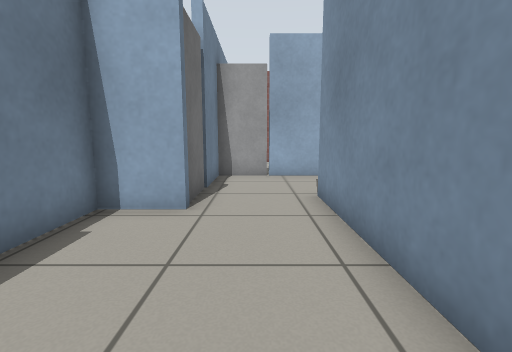
View 1 (above)

16 first-person views from a walk through a robot-simulator world made for Gazebo. The camera is 0.72 m above the floor, tilts 8° down and sees 85° across. The floor is counted in squares, 0.5 m on a side. Each view is taken from the middle of a square. On the plan, view 1 faces up. The plan holds only what a view shows up to about 14 squares ahead; the rest is blank. The place goes on beyond the plan. Robots are left out. Gazebo's built-in surfaces are drawn with simple patterns.

View 2
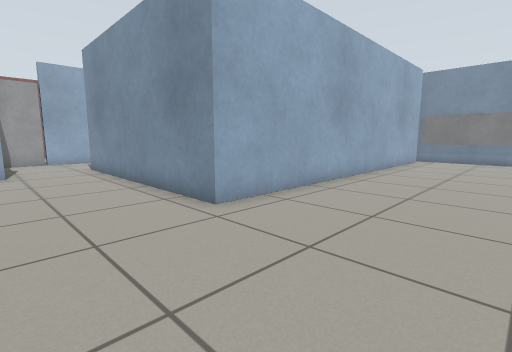

View 3
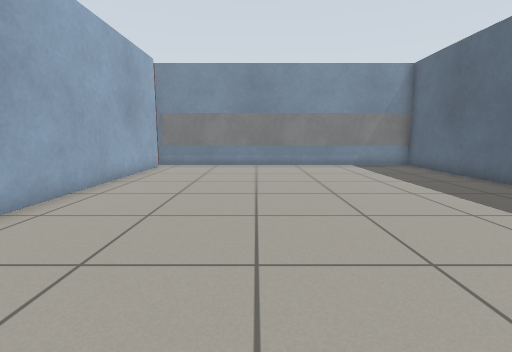

View 4
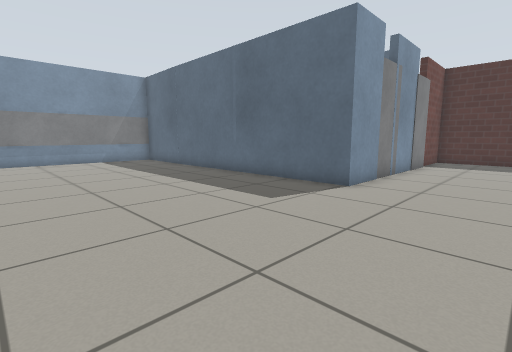

View 5
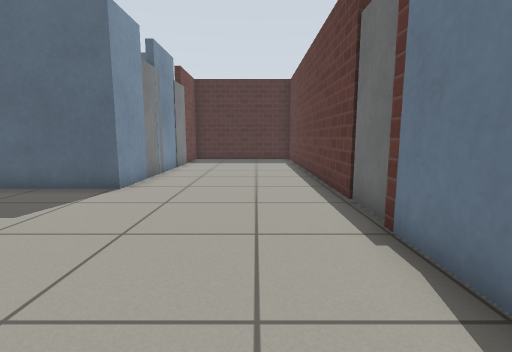

View 6
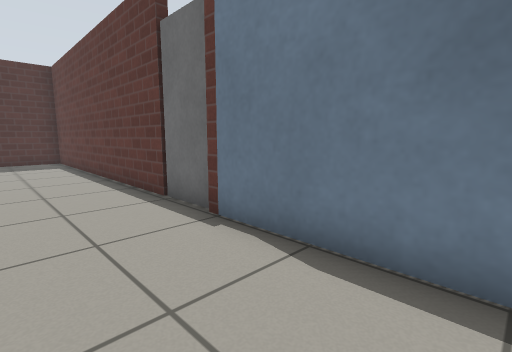

View 7
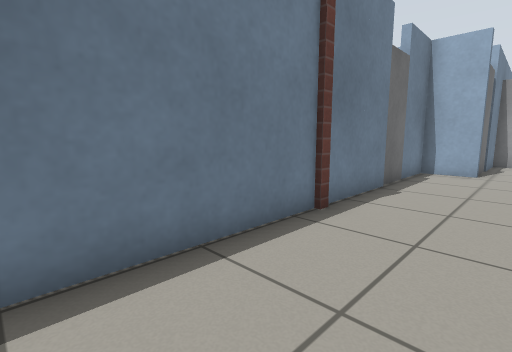

View 8
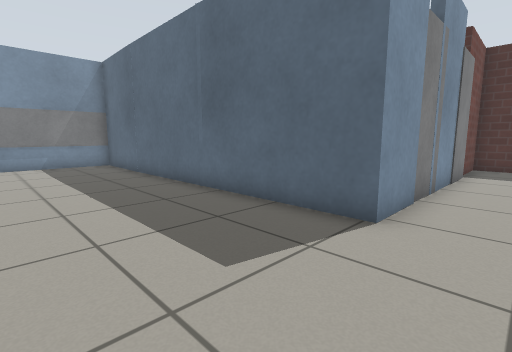

View 9
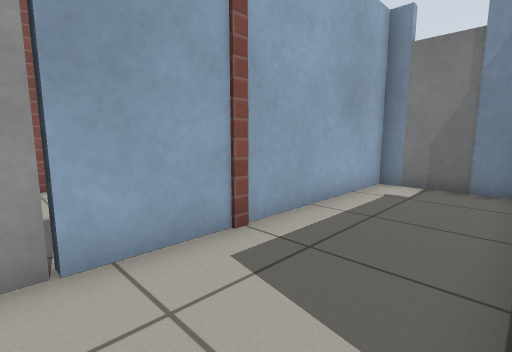

View 10
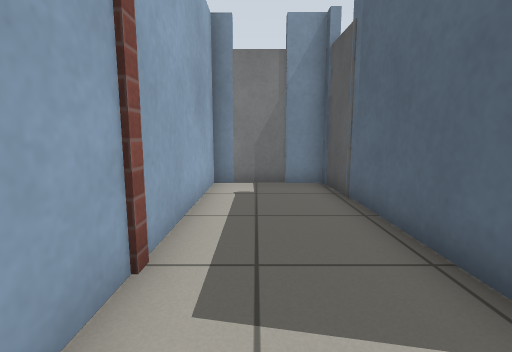

View 11
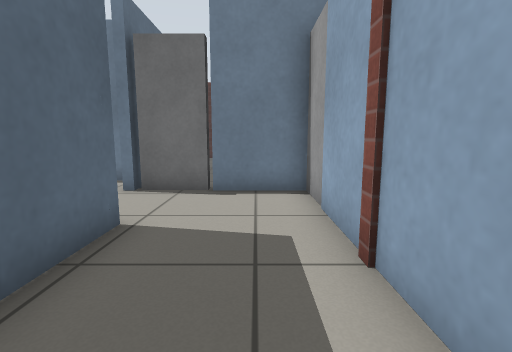

View 12
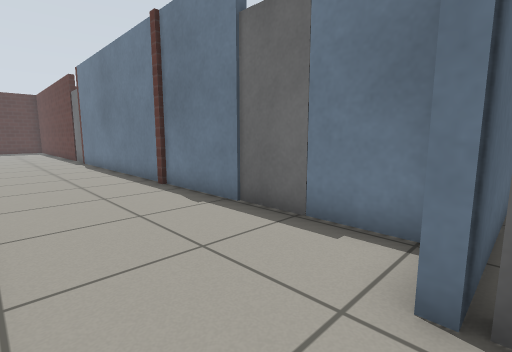

View 13
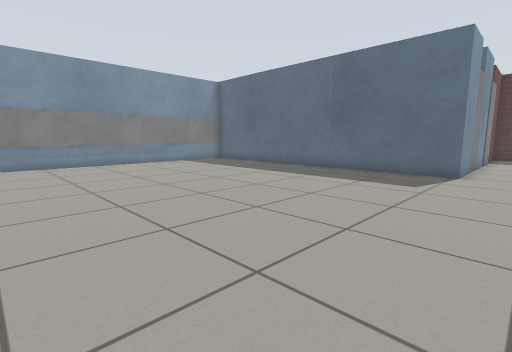

View 14
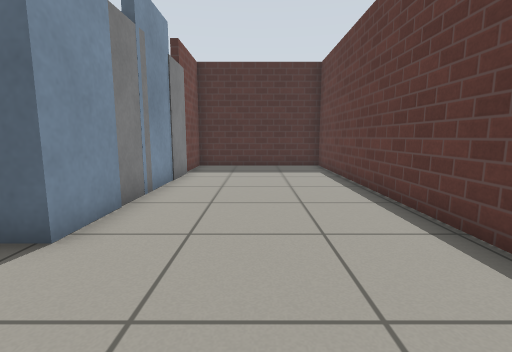

View 15
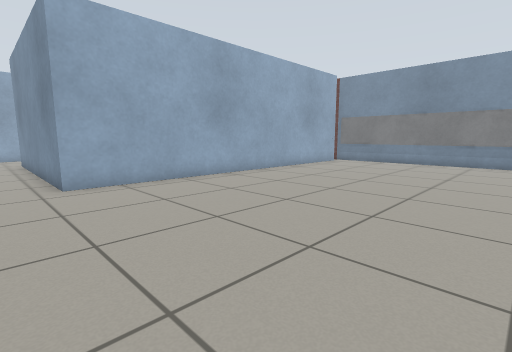

View 16
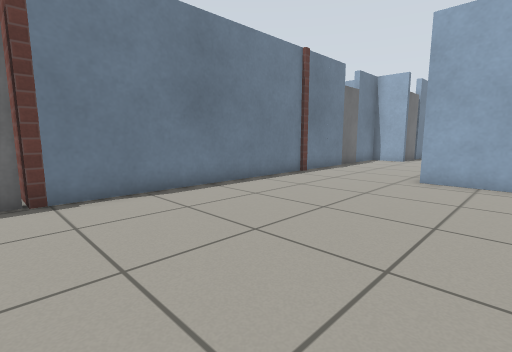

### Floor plan
Key: @ floor where view 1 was taken; # wall or solid block; . floor; L door leaf; W window.
Columns run from 5 left of view 1 to 16 right of it. Each row starts with its distance up from view 1.
 11     LL#
 10    #LL#########
  9    ##.........L
  8   .##.........#
  7  ..LL..#####LL#
  6 ###LL..#
  5   ##...#
  4   #....#
  3   L....#
  2   L....#
  1   #....#
  0   #..@.#
 -1   #....#
 -2   #....###############
 -3   #..................W
 -4   #..................W
 -5   #..................W
 -6   #..................W
 -7   #..................W
 -8   #..................W
 -9   #..................W
-10   #..................W
-11 ###..................W
-12  LL..................W
-13  LL..................W
-14   #..................W
-15   #.....############ #
-16   #.....#
-17   #.....L
-18   #.....#
-19   #.....#
-20   #.....#
-21   #.....L
-22   #.....#
-23   #.....#
-24   #.....#
-25   #######

Where each view was taken, in squares from view 1:
view 1: 0 up, 0 right, facing up
view 2: 7 down, 2 left, facing up-right
view 3: 7 down, 2 right, facing right
view 4: 7 down, 1 left, facing down-right
view 5: 7 down, 1 left, facing down
view 6: 7 down, 0 right, facing down-left
view 7: 7 down, 0 right, facing up-left
view 8: 10 down, 1 right, facing down-right
view 9: 7 up, 0 right, facing up-right
view 10: 9 up, 0 right, facing right
view 11: 9 up, 6 right, facing left
view 12: 6 up, 1 right, facing down-left
view 13: 3 down, 1 right, facing down-right
view 14: 11 down, 0 right, facing down
view 15: 11 down, 0 right, facing up-right
view 16: 12 down, 4 right, facing up-left
